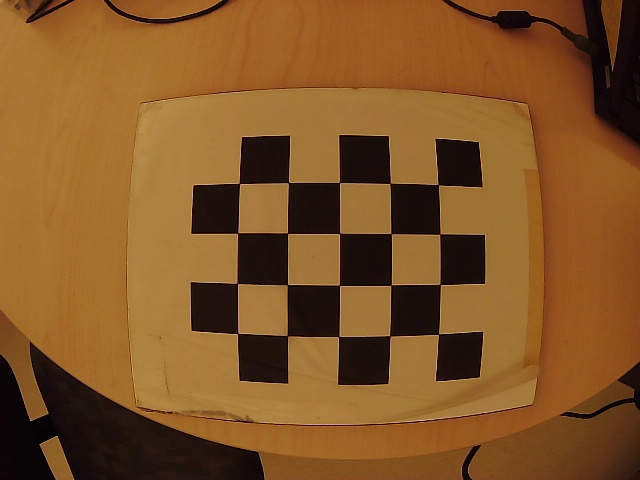
#> input picture test-camera-calibration/chessboard/1.jpg, 640 x 480 px
$ python test-undistort.py chessboard/1.jpg   (older library calls are emulated)
#> lines starting #> are read from the running program, lines starting #| are printed output that depends on the picture
# https://medium.com/@kennethjiang/calibrate-fisheye-lens-using-opencv-333b05afa0b0

import cv2
import numpy as np
import sys


# You should replace these 3 lines with the output in calibration step
DIM=(640, 480)
K=np.array([[359.0717640266508, 0.0, 315.08914578097387], [0.0, 358.06497428501837, 240.75242680088732], [0.0, 0.0, 1.0]])
D=np.array([[-0.041705903204711826], [0.3677107787593379], [-1.4047363783373128], [1.578157237454529]])

def undistort(img_path):

#> called with img_path = 'chessboard/1.jpg'
    img = cv2.imread(img_path)
#> img is the input picture: shape (480, 640, 3); mean B, G, R 38.3, 84.5, 128.9
    h,w = img.shape[:2]
#> h = 480; w = 640

    map1, map2 = cv2.fisheye.initUndistortRectifyMap(K, D, np.eye(3), K, DIM, cv2.CV_16SC2)
    undistorted_img = cv2.remap(img, map1, map2, interpolation=cv2.INTER_LINEAR, borderMode=cv2.BORDER_CONSTANT)
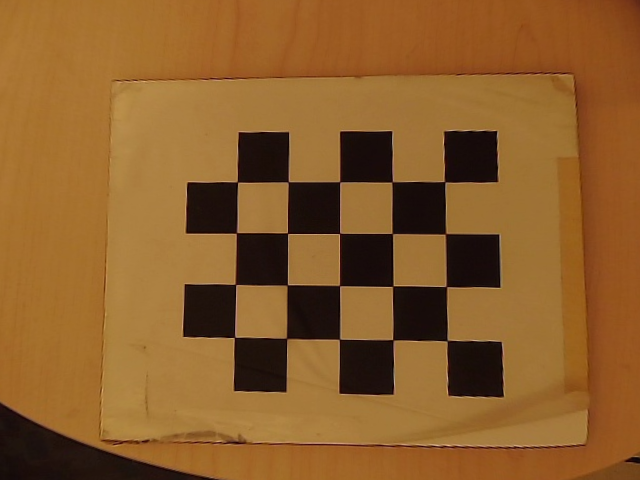
#> undistorted_img: shape (480, 640, 3); mean B, G, R 42.5, 93.3, 139.2

    cv2.imshow("undistorted", undistorted_img)
    cv2.waitKey(0)
    cv2.destroyAllWindows()

if __name__ == '__main__':
    for p in sys.argv[1:]:
        undistort(p)

$ run again, on test-camera-calibration/chessboard/3.jpg
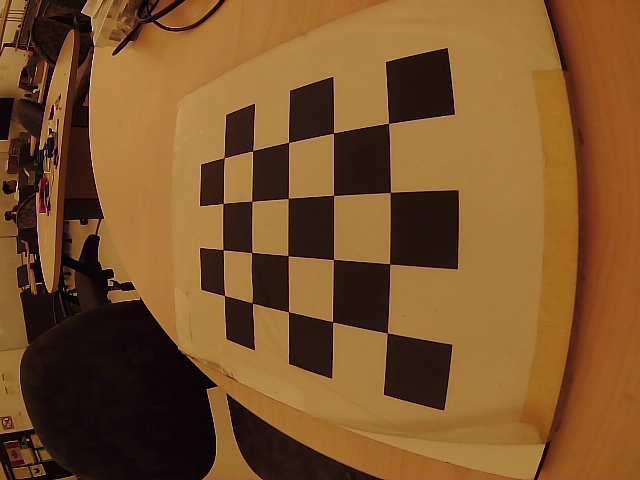
#> input picture test-camera-calibration/chessboard/3.jpg, 640 x 480 px
#> in undistort, img is the input picture: shape (480, 640, 3); mean B, G, R 41.6, 82.8, 122.2
#> in undistort, `undistorted_img = cv2.remap(img, map1, map2, interpolation=cv2.INTER_L..`:
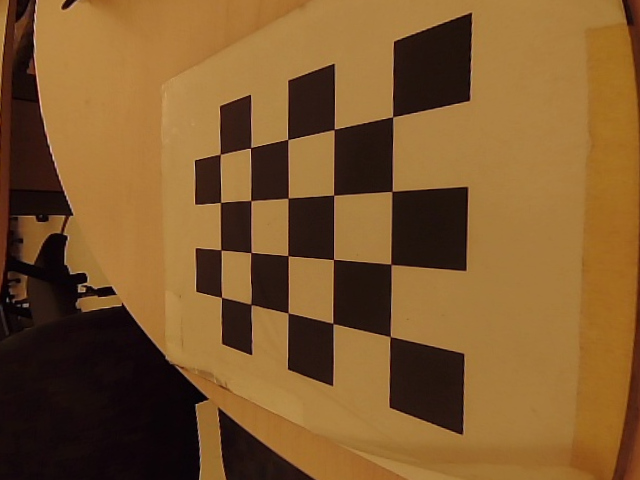
#> undistorted_img: shape (480, 640, 3); mean B, G, R 44.9, 88.5, 126.2

$ run again, on test-camera-calibration/chessboard/4.jpg
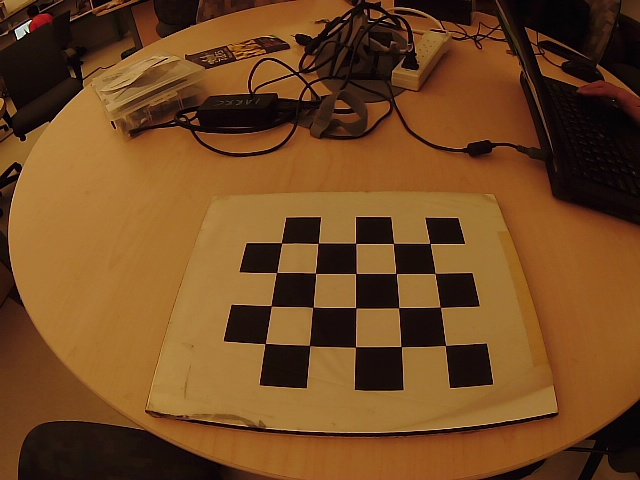
#> input picture test-camera-calibration/chessboard/4.jpg, 640 x 480 px
#> in undistort, img is the input picture: shape (480, 640, 3); mean B, G, R 33.6, 72.3, 113.6
#> in undistort, `undistorted_img = cv2.remap(img, map1, map2, interpolation=cv2.INTER_L..`:
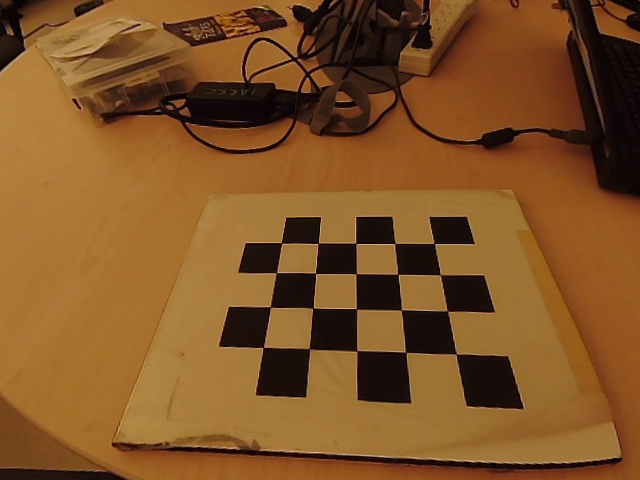
#> undistorted_img: shape (480, 640, 3); mean B, G, R 38.2, 83.1, 128

$ run again, on test-camera-calibration/chessboard/5.jpg
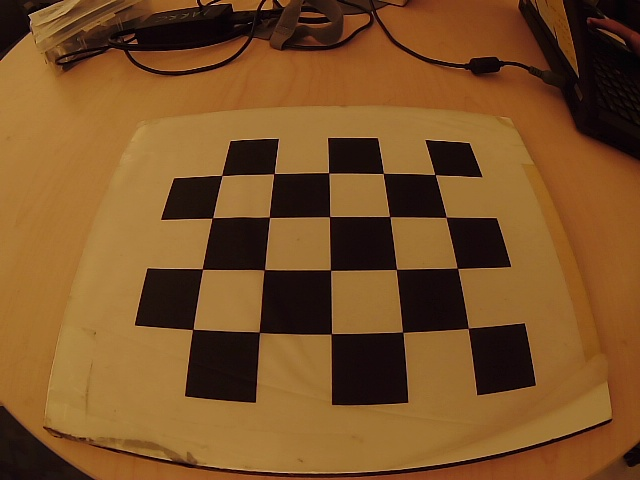
#> input picture test-camera-calibration/chessboard/5.jpg, 640 x 480 px
#> in undistort, img is the input picture: shape (480, 640, 3); mean B, G, R 38, 80.7, 122.5
#> in undistort, `undistorted_img = cv2.remap(img, map1, map2, interpolation=cv2.INTER_L..`:
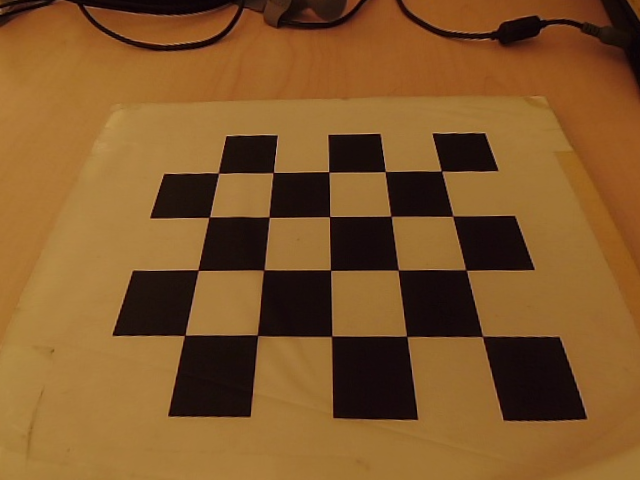
#> undistorted_img: shape (480, 640, 3); mean B, G, R 41.1, 86.8, 128.9
